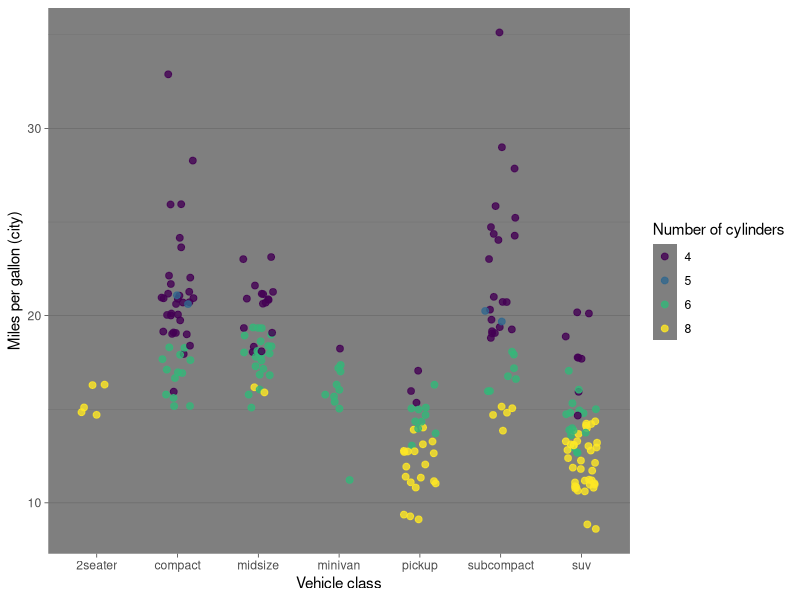
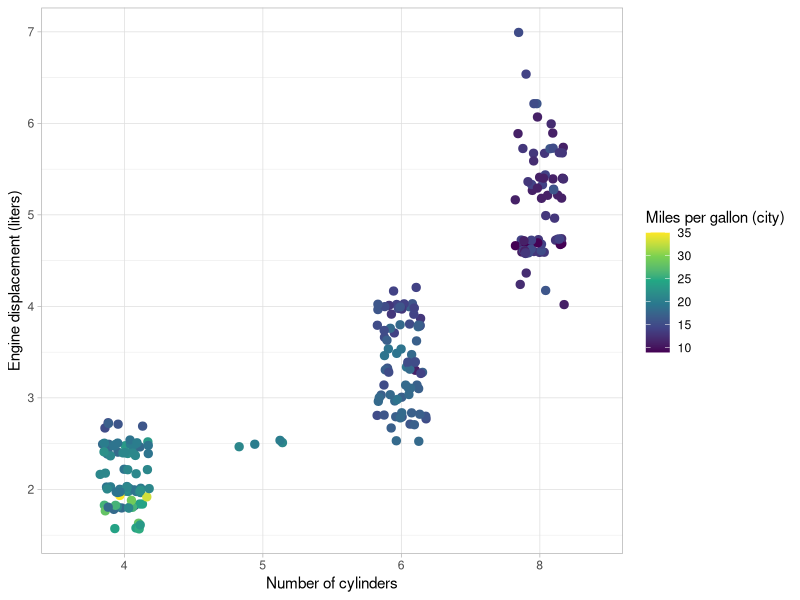

Reproduce these figures in R, in order.
## ---- chunk 1

# If it's the first time you've ever used the package:
# install.packages("tidyverse")

# Load the tidyverse
library(tidyverse)
## ---- chunk 2

glimpse(mpg) # A tidyverse way to inspect the tibble



## ---- chunk 3
ggplot (data = mpg) +
  geom_jitter(mapping = aes(x=class, y=cty, color = as.character(cyl)), alpha=.8, size=2, width = .2) +
  scale_color_ordinal() +
  theme_dark() +
  theme(panel.grid.major.x = element_blank()) +
  labs(
    color = "Number of cylinders",
    x = "Vehicle class",
    y = "Miles per gallon (city)"
  )


## ---- chunk 4

ggplot (data = mpg) +
  geom_jitter(mapping = aes(x=as.character(cyl), y=displ, color = cty), size=2.5, width = .18) +
  scale_color_viridis_c() +
  theme_light() +
  labs(
    color = "Miles per gallon (city)",
    x = "Number of cylinders",
    y = "Engine displacement (liters)"
  )

